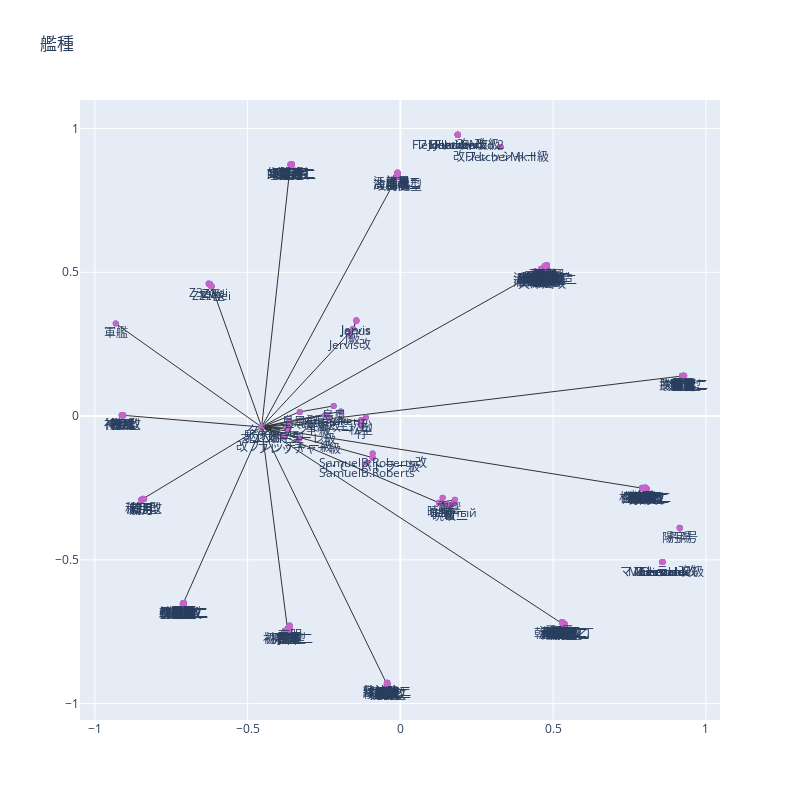

Here is the notebook cell this chart was saved with:
### Code cell
plotly.offline.init_notebook_mode(connected=True)
prefecutre_map = gensim.viz.poincare.poincare_2d_visualization(model=model,
                                                               tree=relations,
                                                               figure_title="艦種",
                                                               show_node_labels=model.kv.vocab.keys())
plotly.offline.iplot(prefecutre_map)

### Figure 1 — Plotly figure (JSON) as saved in the notebook; plotly's stock layout.template omitted (floating-point values rounded to 4 significant figures; data arrays with more than 128 entries replaced by an {"elided": "..."} marker saying what was removed)
{"data": [{"hoverinfo": "none", "line": {"color": "rgb(50,50,50)", "width": 1}, "mode": "lines", "type": "scatter", "x": {"elided": "582 float values"}, "y": {"elided": "582 float values"}}, {"marker": {"color": "rgb(30, 100, 200)"}, "mode": "markers", "text": {"elided": "209 str values"}, "textposition": "bottom center", "type": "scatter", "x": {"elided": "209 float values"}, "y": {"elided": "209 float values"}}, {"marker": {"color": "rgb(200, 100, 200)"}, "mode": "markers+text", "text": {"elided": "209 str values"}, "textposition": "bottom center", "type": "scatter", "x": {"elided": "209 float values"}, "y": {"elided": "209 float values"}}], "layout": {"height": 800, "hovermode": "closest", "showlegend": false, "title": {"text": "艦種"}, "width": 800, "xaxis": {"autorange": true, "range": [-1.049, 1.046], "type": "linear"}, "yaxis": {"autorange": true, "range": [-1.057, 1.099], "type": "linear"}}}
